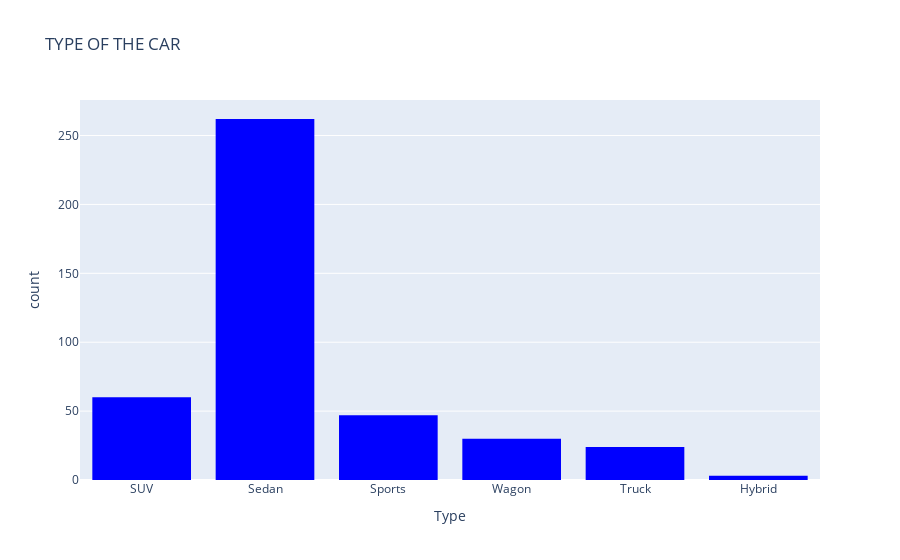

Notebook cell for this chart:
### Code cell
fig = px.histogram(car_df, x = "Type",
                  labels = {"Type":"Type"},
                  title = "TYPE OF THE CAR",
                  color_discrete_sequence = ["blue"])
                  
fig.show();

### Figure 1 — Plotly figure (JSON) as saved in the notebook; plotly's stock layout.template omitted (floating-point values rounded to 4 significant figures; data arrays with more than 128 entries replaced by an {"elided": "..."} marker saying what was removed)
{"data": [{"alignmentgroup": "True", "bingroup": "x", "hovertemplate": "Type=%{x}<br>count=%{y}<extra></extra>", "legendgroup": "", "marker": {"color": "blue"}, "name": "", "offsetgroup": "", "orientation": "v", "showlegend": false, "type": "histogram", "x": {"elided": "426 str values"}, "xaxis": "x", "yaxis": "y"}], "layout": {"barmode": "relative", "legend": {"tracegroupgap": 0}, "title": {"text": "TYPE OF THE CAR"}, "xaxis": {"anchor": "y", "domain": [0, 1], "title": {"text": "Type"}}, "yaxis": {"anchor": "x", "domain": [0, 1], "title": {"text": "count"}}}}
